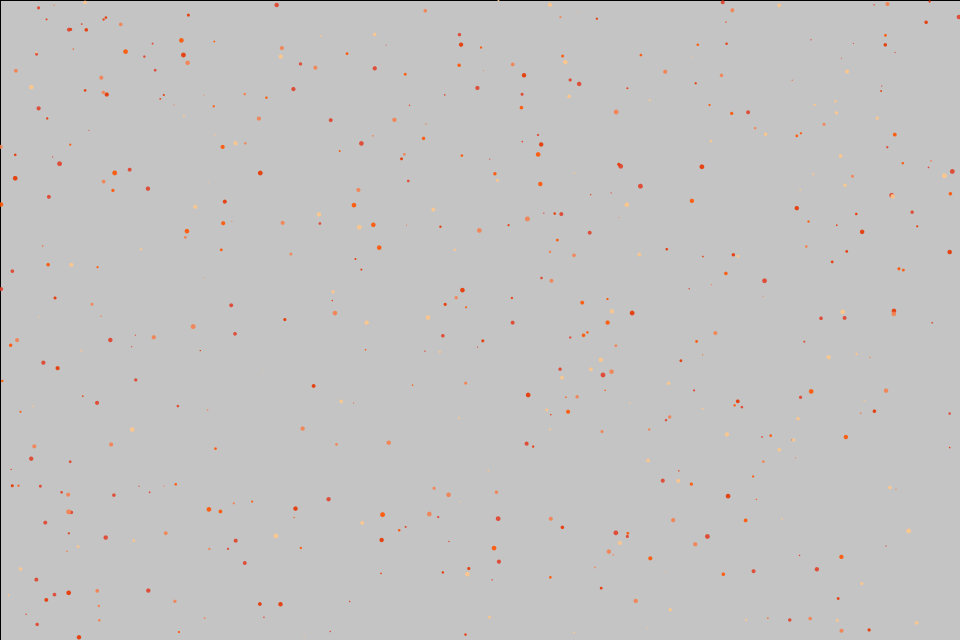
Frame 1 (no input)
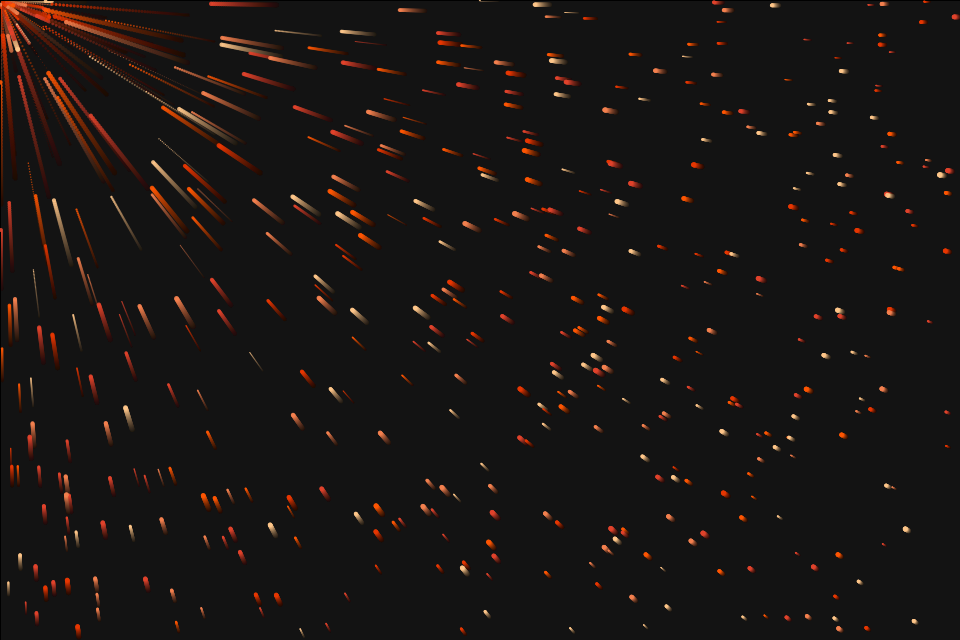
Frame 60 (the mouse pressed at the canvas centre just before this capture)
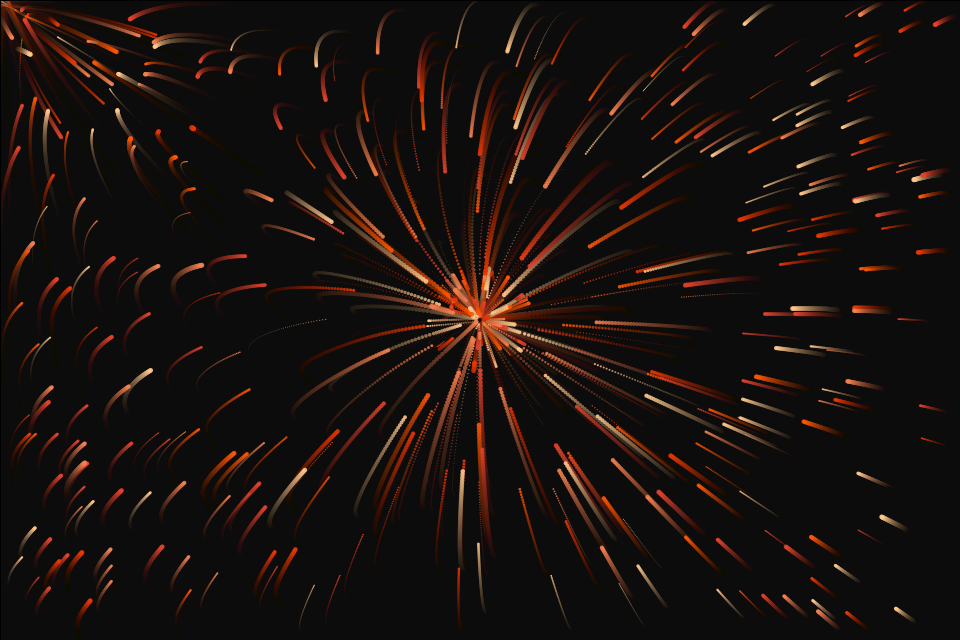
Frame 120 (the mouse held since frame 60 and released just before this capture)

The Processing sketch that drew these frames (run headless with seeded random() and noise(); from frame 60 on, the mouse is pressed at the canvas centre):

// Processing sketch: sun_1
// ── sun_1.pde
ArrayList<Dot> dots = new ArrayList<Dot>();
Attractor a;

boolean begin;

color[] clr = {
  color(255, 199, 137), //light orange yellow
  color(244, 129, 79), //mid orange yellow
  color(255, 85, 2), //orange yellow
  color(232, 54, 1), //red
  color(225, 66, 43), //lighter red
};

void setup() {
  size(960, 640);

  for (int i = 0; i<500; i++) {
    dots.add ( new Dot( random(0, width), random(0, height), random(1, 5) ) );
  }

  a = new Attractor(0, 0, 15);

  begin = false;
}

void draw() {
  //if (!begin) {
  //  background(0);
  //} else {
    fill(0, 10);
    rect(0, 0, width, height);
  //}
  

  a.pos.x = mouseX;
  a.pos.y = mouseY;
  a.display();

  pushMatrix();
  pushStyle();
  for (int i=0; i<dots.size(); i++) {
    Dot d = dots.get(i);

    PVector force = a.attractionForce(d);
    d.applyForce(force);

    d.update();
    d.applyRestitution(-0.01);
    //d.checkEdges();
    d.display();
  }
  popStyle();
  popMatrix();
}

void mouseMoved() {
  begin = true;
}

// ── Attractor.pde
class Attractor {
  float mass;
  float G;
  PVector pos;

  Attractor(float x, float y, float m) {
    pos = new PVector(x, y);
    mass = m;
    G = 1;
  }

  PVector attractionForce(Dot d) {
    PVector force = PVector.sub(pos, d.pos);
    float dist = force.mag();
    force.normalize();
    float strength = (G * mass * d.mass) / (dist*dist);

    if (dist>50) {
      force.mult(strength * 200);
    } else {
      force.mult(strength * -1);
    }
    
    return force;
  }

  void display() {
    //println(pos.x);  
  }
}

// ── Sun.pde
class Dot {
  PVector pos, vel, acc;
  float mass;
  float c1, c2;
  int c;

  Dot(float x, float y, float m) {
    mass = m;
    pos = new PVector(x, y);
    vel = new PVector(0, 0);
    acc = new PVector(0, 0);
  }
  
  void applyForce(PVector force) {
    PVector f = PVector.div(force, mass);
    acc.add(f);
  }

  void update() {
    vel.add(acc);
    pos.add(vel);
    acc.mult(0);
    vel.limit(3);
    
    c = (int) (clr.length*100*noise(mass) % clr.length);
  }
  
  void applyRestitution(float rest) {
    float value = 1.0 + rest;
    vel.mult(value);
  }
  
  void checkEdges(){
    if(pos.x > width){
      pos.x = width;
      vel.x *= -1;
    }
    if(pos.x<0){
      pos.x = 0;
      vel.x *= -1;
    }
    if(pos.y > height){
      pos.y = height;
      vel.y *= -1;
    }
    if(pos.y<0){
      pos.y = 0;
      vel.y *= -1;
    }
  }

  void display() {
    pushMatrix();
    pushStyle();
    noStroke();
    fill(clr[c], 230);
    ellipse(pos.x, pos.y, mass, mass);
    popStyle();
    popMatrix();
  }
}
